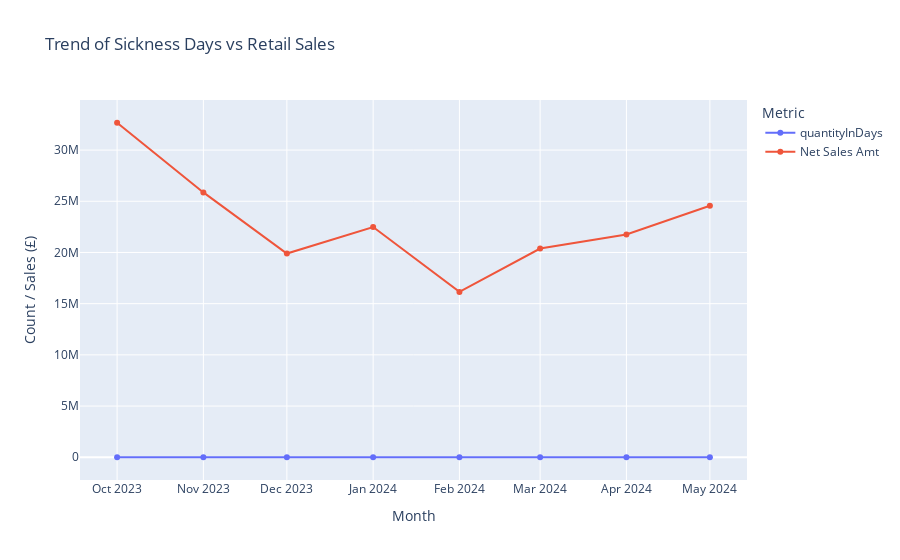

The notebook cell saved with this chart:
### Markdown cell above
Retail Sales by Store Type

### Code cell
# Prepare the data for interactive visualization
merged_retail_trend["Month"] = pd.to_datetime(merged_retail_trend["Month"])

# Create an interactive line chart
fig = px.line(
    merged_retail_trend,
    x="Month",
    y=["quantityInDays", "Net Sales Amt"],
    markers=True,
    title="Trend of Sickness Days vs Retail Sales",
    labels={"value": "Count / Sales (£)", "Month": "Month", "variable": "Metric"}
)

# Customize layout for better readability
fig.update_layout(
    xaxis_title="Month",
    yaxis_title="Count / Sales (£)",
    hovermode="x unified",
    xaxis_tickformat="%b %Y"
)

# Show the interactive plot
fig.show()

### Figure 1 — Plotly figure (JSON) as saved in the notebook; plotly's stock layout.template omitted (floating-point values rounded to 4 significant figures)
{"data": [{"hovertemplate": "Metric=quantityInDays<br>Month=%{x}<br>Count / Sales (£)=%{y}<extra></extra>", "legendgroup": "quantityInDays", "line": {"color": "#636efa", "dash": "solid"}, "marker": {"symbol": "circle"}, "mode": "lines+markers", "name": "quantityInDays", "orientation": "v", "showlegend": true, "type": "scatter", "x": ["2023-10-01T00:00:00", "2023-11-01T00:00:00", "2023-12-01T00:00:00", "2024-01-01T00:00:00", "2024-02-01T00:00:00", "2024-03-01T00:00:00", "2024-04-01T00:00:00", "2024-05-01T00:00:00"], "xaxis": "x", "y": [1691, 1491, 1292, 1648, 1487, 1592.0, 780, 6], "yaxis": "y"}, {"hovertemplate": "Metric=Net Sales Amt<br>Month=%{x}<br>Count / Sales (£)=%{y}<extra></extra>", "legendgroup": "Net Sales Amt", "line": {"color": "#EF553B", "dash": "solid"}, "marker": {"symbol": "circle"}, "mode": "lines+markers", "name": "Net Sales Amt", "orientation": "v", "showlegend": true, "type": "scatter", "x": ["2023-10-01T00:00:00", "2023-11-01T00:00:00", "2023-12-01T00:00:00", "2024-01-01T00:00:00", "2024-02-01T00:00:00", "2024-03-01T00:00:00", "2024-04-01T00:00:00", "2024-05-01T00:00:00"], "xaxis": "x", "y": [32670000.0, 25870000.0, 19890000.0, 22490000.0, 16150000.0, 20380000.0, 21760000.0, 24560000.0], "yaxis": "y"}], "layout": {"autosize": true, "hovermode": "x unified", "legend": {"title": {"text": "Metric"}, "tracegroupgap": 0}, "title": {"text": "Trend of Sickness Days vs Retail Sales"}, "xaxis": {"anchor": "y", "autorange": true, "domain": [0, 1], "range": ["2023-09-18 00:33:56.476", "2024-05-13 23:26:03.524"], "tickformat": "%b %Y", "title": {"text": "Month"}, "type": "date"}, "yaxis": {"anchor": "x", "autorange": true, "domain": [0, 1], "range": [-2696000.0, 35370000.0], "title": {"text": "Count / Sales (£)"}, "type": "linear"}}}
